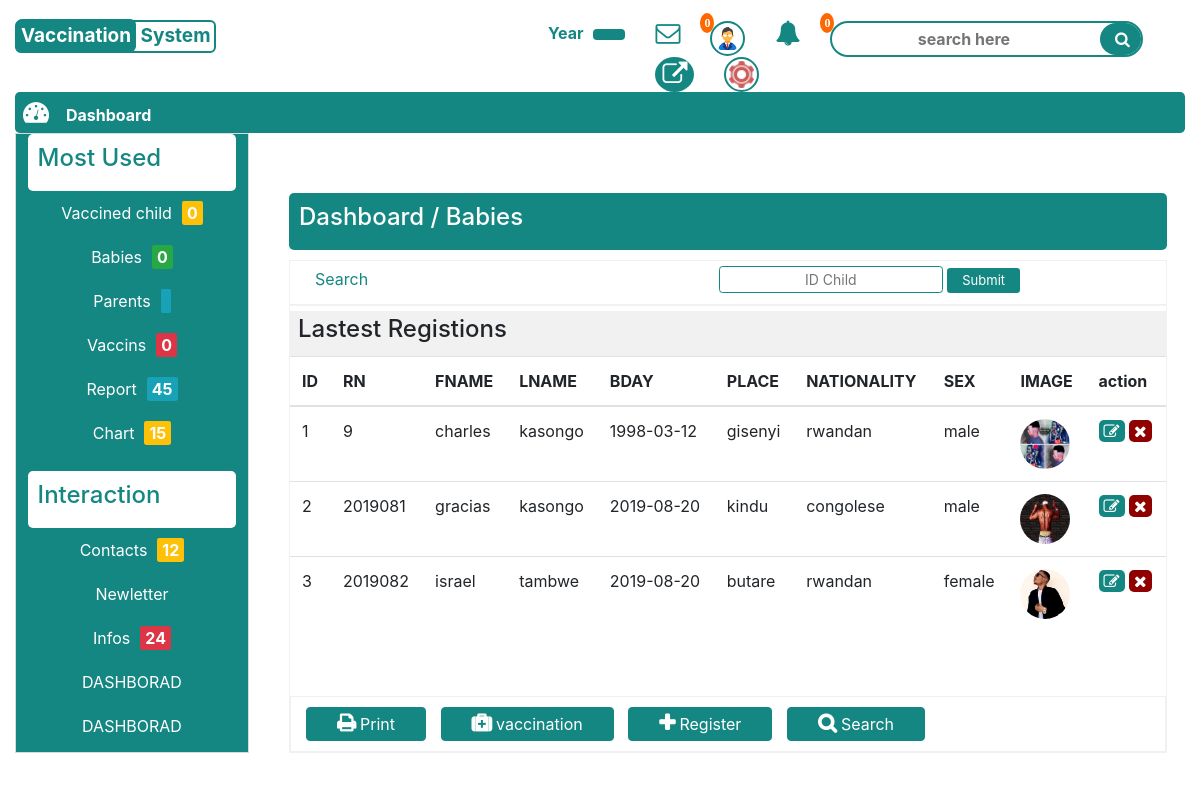
Screenshot of /babies.php (signed in) with the database file from the repository.
### tables this page shows
CREATE TABLE `baby` (
  `id` int(11) NOT NULL,
  `no` int(11) NOT NULL,
  `fname` varchar(45) NOT NULL,
  `lname` varchar(45) NOT NULL,
  `bday` varchar(20) NOT NULL,
  `bplace` varchar(11) NOT NULL,
  `year` int(4) NOT NULL,
  `nationality` varchar(11) NOT NULL,
  `sexe` varchar(10) NOT NULL,
  `avatar` varchar(255) NOT NULL
);

### scripts/functions.php (called while the page is built, shortened)
<?php
       function Count_($query)
       {
       	 require 'dbConnection.php';
       	 $count_ = $connection->query($query)->rowCount();
       	 return $count_;
       }
?>

### babies.php (the view, shortened to what this page needs)
   <?php
       if(isset($_SESSION['admin']) and isset($_SESSION['start']))
       {
    ?>
<!DOCTYPE html>
<html>
<head>
	<link rel="stylesheet" type="text/css" href="css/main.css">
	<link rel="stylesheet" type="text/css" href="css/chart.css">
	<link rel="stylesheet" type="text/css" href="css/bootstrap.min.css">
	<link rel="stylesheet" type="text/css" href="css/a/csss/font-awesome.min.css">
</head>
<body>
	<div class="container-fluid">
		<?php require 'header.php'; ?>
		 	<div class="main-section">
		 		<?php require 'menuLeft.php';?>
		 		<div class="main-section-operations">
		 			 <div class="header-info">
		 		   	   <h4>Dashboard / Babies</h4>
		 		    </div>
		 		     <div class="form-search-v">
		 		   	   <form >
		 		   	   	   <label>Search</label>
		 		   	   	   <input type="text" name="" placeholder="ID Child">
		 		   	   	   <input type="submit" name="">
		 		   	   </form>
		 		    </div>
		 		    <div class="result-search">
		 		    	<div class="result-search-head">
		 		    		<h4>Lastest Registions</h4>
		 		    	</div>
		 		    	<div style="height: 310px;overflow-y: scroll;">
		 		    		<table class="table">
		 		   		<thead>
		 		   			<tr>
		 		   				<th>ID</th>
		 		   				<th>RN</th>
		 		   				<th>FNAME</th>
		 		   				<th>LNAME</th>
		 		   				<th>BDAY</th>
		 		   				<th>PLACE</th>
		 		   				<th>NATIONALITY</th>
		 		   				<th>SEX</th>
		 		   				<th>IMAGE</th>
		 		   				<th>action</th>
		 		   			</tr>
		 		   		</thead>
		 		   		<tbody>
		 		   		<?php foreach($connection->query("SELECT * from baby")as $row){?>
		 		   			<tr>
		 		   				<td><?php echo $row['id'];?></td>
		 		   				<td><?php echo $row['no'];?></td>
		 		   				<td><?php echo $row['fname'];?></td>
		 		   				<td><?php echo $row['lname'];?></td>
		 		   				<td><?php echo $row['bday'];?></td>
		 		   				<td><?php echo $row['bplace'];?></td>
		 		   				<td><?php echo $row['nationality']?></td>
		 		   				<td><?php echo $row['sexe']?></td>
		 		   				<td>
		 		   					<div id="sec">
		 		   						<img  src="scripts/<?php echo $row['avatar'];?>" alt="" >
		 		   					</div>
		 		   				</td>
		 		   				<td class="actions">
		 		   					<a  class="fa fa-edit text-white" style="background-color: #158783;" href="babies.php?act=edit&aid=<?php echo $row['id'];?>"></a>
		 		   					<a  class="fa fa-remove text-white" href="babies.php?act=delete&aid=<?php echo $row['id'];?>"></a>
		 		   				</td>
		 		   			</tr>
		 		   		<?php }?>
		 		   		</tbody>
		 		   	</table>
		 		    	</div>
		 		    	<div class="bottom-buttons">
		 		    		<button id="button" onclick="displayContent('list')">
		 		    			<span class="fa fa-print"></span> Print
		 		    		</button>
		 		    		<button id="button" onclick="displayContent('add');">
		 		    			<span class="fa fa-medkit"></span> vaccination
		 		    		</button>
		 		    		<button id="button" onclick="displayContent('addbaby')">
		 		    			<span class="fa fa-plus"></span> Register
		 		    		</button>
		 		    		<button id="button">
		 		    			<span class="fa fa-search"></span> Search
		 		    		</button>
		 		    	</div>
		 		    </div>
		 		</div>
		 	</div>
	</div>
</body>
</html>
<?php
    }else{header('location:login.php?err=notConnected');}
?>

### header.php (shortened to what this page needs)
<div class="header-section">
	<?php
			require 'scripts/functions.php';
	?>
	 		<div class="header-section-one">
	 			<div class="section-one">
	 			   <h1><span id="span">Vaccination</span> System</h1>
	 			</div>
	 			<div class="section-two">
	 				<ul>
	 					<li>
	 						<div class="year-section">
	 							<p>Year</p>
	 							<button class="btn" onclick="displayContent('year');"><?php echo $_SESSION['year'];?></button>
	 						</div>
	 					</li>
	 					<li>
	 						<span class="fa fa-envelope-o bell f-25" onclick="displayContent('notification-o-p-s');">
	 							<span class="absolute">
	 								<?php echo Count_("select * from message");?>
	 							</span>
	 						</span>
	 					</li>
	 					<li>
	 						<img src="src/icons8_School_Director_48px.png" onclick="displayContent('profil');">
	 					</li>
	 					<li>
	 						<span class="fa fa-bell bell f-25" id="notShow" onclick="displayContent('notification-o-p');">
	 							<span class="absolute">
	 								<?php echo Count_("select * from notification");?>
	 							</span>
	 						</span>
	 					</li>
	 					<li>
	 						<form class="form-search">
	 							<input type="text" name="" placeholder="search here">
	 							<button><span class="fa fa-search"></span></button>
	 						</form>
	 					</li>
	 					<li>
	 						<span class="fa fa-external-link bell f-25" id="logout" onclick="window.location.href='scripts/logout.php'">
	 						</span>
	 					</li>
	 					<li>
	 						<img src="src/icons8_Settings_24px.png" onclick="displayContent('settings')">
	 					</li>
	 				</ul>
	 			</div>
	 		</div>
	 		<div class="header-section-two">
	 			<ul>
	 				<li><a class="fa fa-dashboard icon1" id="icon1"></a><a href="index.php">Dashboard</a></li>
	 			</ul>
	 		</div>
	 	</div>

### menuLeft.php
<div class="main-section-menu">
		 			<div class="head">
		 				<h4>Most Used</h4>
		 			</div>
		 			<div class="links">
		 				<ul>
		 					<li><a href="vaccined.php">Vaccined child</a><a class="glyfi text-white bg-warning"><?php echo Count_($qu_tree);?></a></li>
		 					<li><a href="babies.php">Babies</a><a class="glyfi text-white bg-success"><?php echo Count_($qu_one);?></a></li>
		 					<li><a href="">Parents</a><a class="glyfi text-white bg-info"></a></li>
		 					<li><a href="vaccins.php">Vaccins</a><a class="glyfi text-white bg-danger"><?php echo Count_($qu_two);?></a></li>
		 					<li><a href="">Report</a><a class="glyfi text-white bg-info">45</a></li>
		 					<li><a href="chart.php">Chart</a><a class="glyfi text-white bg-warning">15</a></li>
		 				</ul>
		 			</div>
		 			<div class="head">
		 				<h4>Interaction</h4>
		 			</div>
		 			<div class="links">
		 				<ul>
		 					<li><a href="">Contacts</a><a class="glyfi text-white bg-warning">12</a></li>
		 					<li><a href="">Newletter</a></li>
		 					<li><a href="">Infos</a><a class="glyfi text-white bg-danger">24</a></li>
		 					<li><a href="">DASHBORAD</a></li>
		 					<li><a href="">DASHBORAD</a></li>
		 					<li><a href="">DASHBORAD</a></li>
		 				</ul>
		 			</div>
</div>

### css/main.css (style rules this page uses)
* { padding: 0; margin: 0; }
body { padding: 0; margin: 0; color: #c32343d3; }
button { outline: none; }
.header-section { width: 100%; margin-top: 20px; }
.header-section-two { width: 100%; background: #158783; border-radius: .30em; }
.header-section-two ul li { list-style-type: none; }
.header-section-two ul li a { color: #fff; text-decoration: none; font-weight: bold; padding: 8px; }
.icon1 { margin-right: 2px; }
#icon1 { font-size: 25px; color: #fff; }
.section-one,.section-two { float: left; }
.section-two ul li { float: left; margin-left: 30px; list-style-type: none; }
.section-one h1 { font-size: 19px; font-weight: bold; border:2px solid #158783; border-radius: .30em; padding: 3px; color: #158783; }
#span { background: #158783; padding: 5px; border-radius: .30em; color: #fff; margin-left: -4px; }
.section-two { margin-left: 43%; clear: both; margin-top: -40px; }
.section-two button { background: #158783; padding: .255rem .95rem; color: #fff; font-weight: bold; }
.year-section button,.year-section p { display: inline-block; }
.year-section p { font-weight: bold; color:#158783; margin-right: 5px; }
.section-two ul li img { width: 35px; border:2px solid #158783; padding: 2px; border-radius: 50%; cursor: pointer; }
li .bell { color: #158783; font-size:25px; position: relative; }
.f-25 { font-size:35px; }
.absolute { position: absolute; font-size: 12px; background: #ff6700; color: #fff; padding: 4px; font-weight: bold; margin-top: -8px; margin-left: 20px; border-radius: 50%; }
.form-search input[type=text] { background: transparent; outline: none; color: #158783; font-weight: bold; border:none; text-align: center; }
.form-search { border:2px solid #158783; border-radius: 20px; overflow: hidden; outline: none; }
.form-search button { border:none; outline: none; border-radius: 20px; overflow: hidden; margin-right: -4px; }
#logout { background: #158783; color: #FFF; padding: 5px 7px; border-radius: 50%; cursor: pointer; text-align: center; }
#button { padding: 4px 30px; border-radius: .25em; cursor: pointer; border:1px solid #158783; background-color: #158783; color: #fff; cursor: pointer; outline: none; transition: 0.2s; margin: 0px 5px; }
#button span { font-size: 20px; font-weight: bold;; }
.main-section { width: 100%; margin-top: 30px; }
.main-section-menu,.main-section-operations { float: left; }
.main-section-menu { width: 20%; background: #158783; border:1px solid #d4dbdb; margin-top: -30px; background-size: cover; height: 620px; }
.main-section-menu h4 { color: #fff; }
.head { padding: 10px; background: #FFF; border-radius: 5px; width: 90%; margin: auto; }
.head h4 { color: #158783; }
.main-section-operations { width: 75%; margin-left: 40px; }
.header-info { background-color: #158783; margin-top: 30px; color: #fff; padding: 10px; border-radius: 5px; }
.actions a { text-decoration: none; color: #fff; border-radius: 5px; padding: 3px 5px; background-color: #900000; text-decoration: none; cursor: pointer; }
.links ul li { list-style-type: none; text-align: center; text-decoration: none; padding: 10px; }
.links ul li a { color: #fff; text-decoration: none; }
.glyfi { margin-left: 10px; height: 30px; border-radius: 10%; padding: 2px 5px; font-weight: bold; text-align: center; }
.form-search-v { margin-top: 10px; padding: 5px; border:1px solid #f1f1f1; }
.form-search-v input[type=text] { border-radius: .25em; border: 1px solid #158783; text-align: center; font-size: 14px; color: #158783; padding: 2px; }
.form-search-v input[type=submit] { background-color: #158783; padding: 0px 12px; border-radius: .25em; border:3px solid #158783; cursor: pointer;color: #fff; font-size: 13px; }
.result-search-head { padding: 4px; background-color: #f1f1f1; margin-top: 5px; }
.result-search,.bottom-buttons { border:1px solid #f1f1f1; }
.bottom-buttons { padding: 10px; margin-top: 30px; }
.result-search-head h4 { margin-left: 4px; }
label { margin-left: 20px; margin-right: 40%; color: #158783; }

### babies.php (style rules this page uses)
#sec { width: 50px; height: 50px; border-radius: 50%; overflow: hidden; }
#sec img { width: 100%; height: 100%; }

### rows the page displays
baby: id "1", no "9", fname "charles", lname "kasongo", bday "1998-03-12", bplace "gisenyi", nationality "rwandan", sexe "male", avatar (picture)
baby: id "2", no "2019081", fname "gracias", lname "kasongo", bday "2019-08-20", bplace "kindu", nationality "congolese", sexe "male", avatar (picture)
baby: id "3", no "2019082", fname "israel", lname "tambwe", bday "2019-08-20", bplace "butare", nationality "rwandan", sexe "female", avatar (picture)

### other values shown
Count_("select * from message") "0"
Count_("select * from notification") "0"
Count_($qu_tree) "0"
Count_($qu_one) "0"
Count_($qu_two) "0"
